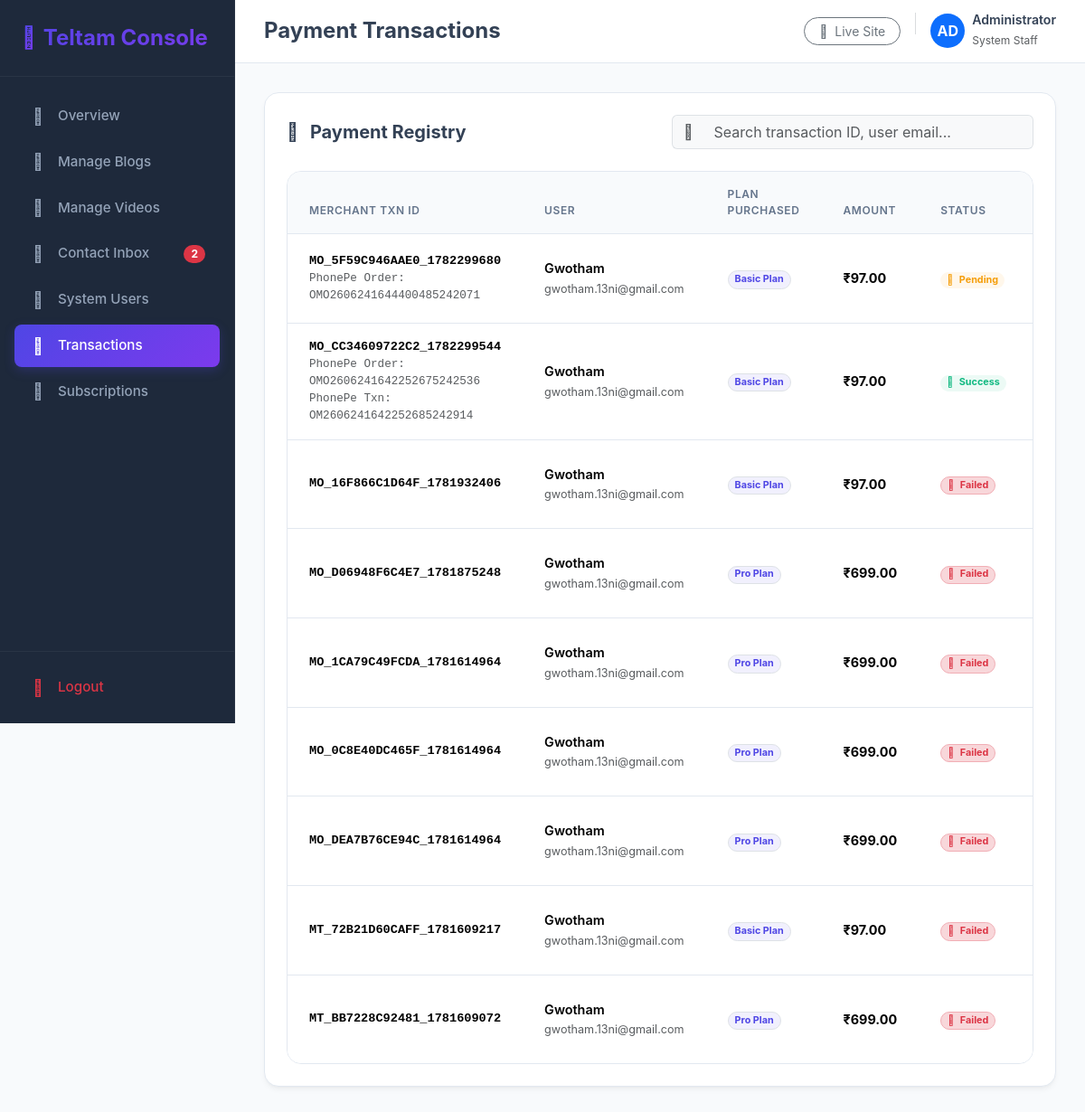
/dashboard/payments/ (signed in), run on the app's committed database.
### app/models.py (models this page shows, shortened)
class PaymentTransaction(models.Model):
    STATUS_CHOICES = [
        ('pending', 'Pending'),
        ('success', 'Success'),
        ('failed', 'Failed'),
        ('cancelled', 'Cancelled'),
    ]
    user = models.ForeignKey(User, on_delete=models.SET_NULL, null=True, blank=True)
    plan = models.ForeignKey(PricingPlan, on_delete=models.SET_NULL, null=True, blank=True)
    amount = models.DecimalField(max_digits=10, decimal_places=2)
    merchant_order_id = models.CharField(max_length=100, unique=True)
    phonepe_order_id = models.CharField(max_length=100, blank=True, null=True)
    phonepe_transaction_id = models.CharField(max_length=100, blank=True, null=True)
    status = models.CharField(max_length=20, choices=STATUS_CHOICES, default='pending')
    request_payload = models.TextField(blank=True, null=True)
    response_payload = models.TextField(blank=True, null=True)
    callback_payload = models.TextField(blank=True, null=True)
    created_at = models.DateTimeField(auto_now_add=True)
    updated_at = models.DateTimeField(auto_now=True)

class PricingPlan(models.Model):
    name = models.CharField(max_length=100)
    slug = models.SlugField(max_length=100, unique=True)
    price = models.DecimalField(max_digits=10, decimal_places=2)
    billing_cycle = models.CharField(max_length=20, default='monthly') # monthly / yearly
    plan_order = models.PositiveIntegerField(default=1, help_text="Priority level (e.g. 1=Basic, 2=Pro, 3=Business)")
    features = models.TextField(help_text="Newline separated features list")
    is_active = models.BooleanField(default=True)
    created_at = models.DateTimeField(auto_now_add=True)
    updated_at = models.DateTimeField(auto_now=True)

### app/views.py (the view, shortened to what this page needs)
# urls.py: path('dashboard/payments/', views.dashboard_payment_list, name='dashboard_payment_list'),
@staff_member_required(login_url='dashboard_login')
def dashboard_payment_list(request):
    txns = PaymentTransaction.objects.select_related('user', 'plan').order_by('-created_at')
    q = request.GET.get('q', '').strip()
    paginator = Paginator(txns, 10)
    page_number = request.GET.get('page')
    page_obj = paginator.get_page(page_number)
    context = {
        'page_obj': page_obj,
        'search_query': q,
    }
    return render(request, 'dashboard/payment_list.html', context)

### app/context_processors.py (called while the page is built)
def dashboard_context(request):
    if request.user.is_authenticated and request.user.is_staff:
        return {
            'global_unread_messages_count': Contact.objects.filter(is_read=False).count()
        }
    return {}

### templates/dashboard/payment_list.html (shortened to what this page needs)
{% extends 'dashboard/base.html' %}
{% block header_title %}Payment Transactions{% endblock %}
{% block nav_payments %}active{% endblock %}
{% block content %}
<div class="dashboard-card p-4">
    <div class="d-flex flex-column flex-md-row justify-content-between align-items-md-center gap-3 mb-4">
        <h5 class="fw-bold mb-0 text-slate-800"><i class="fas fa-credit-card text-indigo-600 me-2"></i> Payment Registry</h5>
        <form method="GET" action="{% url 'dashboard_payment_list' %}" class="flex-grow-1" style="max-width: 400px;">
            <div class="input-group">
                <span class="input-group-text bg-light border-end-0 text-muted"><i class="fas fa-search"></i></span>
                <input type="text" name="q" value="{{ search_query }}" class="form-control border-start-0 bg-light shadow-none" placeholder="Search transaction ID, user email..." style="outline: none;">
            </div>
        </form>
    </div>
    <div class="table-responsive">
        <table class="table align-middle">
            <thead>
                <tr>
                    <th>Merchant Txn ID</th>
                    <th>User</th>
                    <th>Plan Purchased</th>
                    <th>Amount</th>
                    <th>Status</th>
                    <th>Initiated Date</th>
                </tr>
            </thead>
            <tbody>
                {% for txn in page_obj %}
                <tr>
                    <td>
                        <span class="fw-semibold text-slate-800 d-block font-monospace" style="font-size: 0.85rem;">{{ txn.merchant_order_id }}</span>
                        {% if txn.phonepe_order_id %}
                            <small class="text-muted font-monospace d-block">PhonePe Order: {{ txn.phonepe_order_id }}</small>
                        {% endif %}
                        {% if txn.phonepe_transaction_id %}
                            <small class="text-muted font-monospace d-block">PhonePe Txn: {{ txn.phonepe_transaction_id }}</small>
                        {% endif %}
                    </td>
                    <td>
                        <span class="fw-semibold text-slate-800 d-block">{% if txn.user.first_name %}{{ txn.user.first_name }}{% else %}{{ txn.user.username }}{% endif %}</span>
                        <small class="text-muted">{{ txn.user.email }}</small>
                    </td>
                    <td>
                        {% if txn.plan %}
                            <span class="badge bg-indigo-light text-indigo border border-indigo-light rounded-pill px-2.5">{{ txn.plan.name }}</span>
                        {% else %}
                            <span class="text-muted small">No Plan Selected</span>
                        {% endif %}
                    </td>
                    <td><span class="fw-bold text-slate-800">₹{{ txn.amount|floatformat:2 }}</span></td>
                    <td>
                        {% if txn.status == 'success' %}
                            <span class="badge bg-emerald-light text-emerald rounded-pill px-2.5"><i class="fas fa-circle-check me-1"></i> Success</span>
                        {% elif txn.status == 'pending' %}
                            <span class="badge bg-amber-light text-amber rounded-pill px-2.5"><i class="fas fa-circle-notch fa-spin me-1"></i> Pending</span>
                        {% elif txn.status == 'failed' %}
                            <span class="badge bg-danger-subtle text-danger border border-danger-subtle rounded-pill px-2.5"><i class="fas fa-circle-xmark me-1"></i> Failed</span>
                        {% else %}
                            <span class="badge bg-light text-muted border rounded-pill px-2.5"><i class="fas fa-ban me-1"></i> Cancelled</span>
                        {% endif %}
                    </td>
                    <td><small class="text-muted">{{ txn.created_at|date:"M d, Y, g:i A" }}</small></td>
                </tr>
                {% endfor %}
            </tbody>
        </table>
    </div>
</div>
{% endblock %}

### templates/dashboard/base.html (shortened to what this page needs)
{% load static %}
<!DOCTYPE html>
<html lang="en">
<head>
    <link href="https://cdn.jsdelivr.net/npm/bootstrap@5.3.2/dist/css/bootstrap.min.css" rel="stylesheet">
    <link href="https://cdnjs.cloudflare.com/ajax/libs/font-awesome/6.4.2/css/all.min.css" rel="stylesheet">
</head>
<body>
    <div class="sidebar" id="sidebar">
        <div>
            <div class="sidebar-brand d-flex align-items-center gap-2">
                <i class="fas fa-brain fs-4 text-primary" style="background: var(--brand-gradient); -webkit-background-clip: text; -webkit-text-fill-color: transparent;"></i>
                <span class="fw-bold fs-4 text-white">Teltam Console</span>
            </div>
            <ul class="sidebar-menu">
                <li class="sidebar-item {% block nav_home %}{% endblock %}">
                    <a href="{% url 'dashboard_home' %}" class="sidebar-link">
                        <i class="fas fa-chart-line"></i>
                        <span>Overview</span>
                    </a>
                </li>
                <li class="sidebar-item {% block nav_blogs %}{% endblock %}">
                    <a href="{% url 'dashboard_blog_list' %}" class="sidebar-link">
                        <i class="fas fa-blog"></i>
                        <span>Manage Blogs</span>
                    </a>
                </li>
                <li class="sidebar-item {% block nav_videos %}{% endblock %}">
                    <a href="{% url 'dashboard_video_list' %}" class="sidebar-link">
                        <i class="fab fa-youtube"></i>
                        <span>Manage Videos</span>
                    </a>
                </li>
                <li class="sidebar-item {% block nav_contacts %}{% endblock %}">
                    <a href="{% url 'dashboard_contact_list' %}" class="sidebar-link d-flex align-items-center justify-content-between">
                        <div class="d-flex align-items-center">
                            <i class="fas fa-envelope-open-text"></i>
                            <span>Contact Inbox</span>
                        </div>
                        {% if global_unread_messages_count > 0 %}
                            <span class="badge bg-danger rounded-pill px-2 py-1" style="font-size: 0.75rem;">{{ global_unread_messages_count }}</span>
                        {% endif %}
                    </a>
                </li>
                <li class="sidebar-item {% block nav_users %}{% endblock %}">
                    <a href="{% url 'dashboard_user_list' %}" class="sidebar-link">
                        <i class="fas fa-users-cog"></i>
                        <span>System Users</span>
                    </a>
                </li>
                <li class="sidebar-item {% block nav_payments %}{% endblock %}">
                    <a href="{% url 'dashboard_payment_list' %}" class="sidebar-link">
                        <i class="fas fa-credit-card"></i>
                        <span>Transactions</span>
                    </a>
                </li>
                <li class="sidebar-item {% block nav_subscriptions %}{% endblock %}">
                    <a href="{% url 'dashboard_subscription_list' %}" class="sidebar-link">
                        <i class="fas fa-id-badge"></i>
                        <span>Subscriptions</span>
                    </a>
                </li>
            </ul>
        </div>
        <div class="sidebar-footer">
            <a href="{% url 'dashboard_logout' %}" class="sidebar-link text-danger">
                <i class="fas fa-sign-out-alt"></i>
                <span>Logout</span>
            </a>
        </div>
    </div>
    <div class="content-wrapper">
        <header class="topbar">
            <div class="d-flex align-items-center gap-3">
                <h4 class="mb-0 fw-bold text-slate-800">{% block header_title %}Overview{% endblock %}</h4>
            </div>
            <div class="d-flex align-items-center gap-3">
                <a href="{% url 'home' %}" target="_blank" class="btn btn-sm btn-outline-secondary rounded-pill px-3">
                    <i class="fas fa-external-link-alt me-1"></i> Live Site
                </a>
                <div class="d-flex align-items-center gap-2">
                    <div class="rounded-circle bg-primary text-white d-flex align-items-center justify-content-center fw-bold" style="width: 38px; height: 38px;">
                        {{ request.user.first_name|slice:":2"|upper|default:"AD" }}
                    </div>
                    <div class="d-none d-md-block">
                        <h6 class="mb-0 fw-semibold" style="font-size: 0.88rem;">{{ request.user.first_name|default:request.user.username }}</h6>
                        <span class="text-muted" style="font-size: 0.75rem;">System Staff</span>
                    </div>
                </div>
            </div>
        </header>
        <main class="main-content">
            {% include 'sweetalert_messages.html' %}
            <div class="animate-fade-in">
                {% block content %}{% endblock %}
            </div>
        </main>
    </div>
</body>
</html>

### templates/dashboard/base.html (style rules this page uses)
:root { --sidebar-width: 260px; --brand-gradient: linear-gradient(135deg, #4f46e5 0%, #7c3aed 100%); --brand-primary: #4f46e5; --brand-secondary: #7c3aed; --dark-bg: #0f172a; --dark-sidebar-bg: #1e293b; --light-bg: #f8fafc; --border-color: #e2e8f0; --text-main: #334155; --text-muted: #64748b; }
*, body, button, input, select, textarea { font-family: 'Zoho Puvi', -apple-system, BlinkMacSystemFont, "Segoe UI", Roboto, sans-serif !important; }
body { font-family: 'Zoho Puvi', -apple-system, BlinkMacSystemFont, "Segoe UI", Roboto, sans-serif !important; background-color: var(--light-bg); color: var(--text-main); overflow-x: hidden; }
h1, h2, h3, h4, h5, h6, .display-font { font-family: 'Zoho Puvi', -apple-system, BlinkMacSystemFont, "Segoe UI", Roboto, sans-serif !important; }
.sidebar { width: var(--sidebar-width); height: 100vh; position: fixed; top: 0; left: 0; background-color: var(--dark-sidebar-bg); z-index: 100; transition: all 0.3s cubic-bezier(0.4, 0, 0.2, 1); border-right: 1px solid rgba(255, 255, 255, 0.05); display: flex; flex-direction: column; justify-content: space-between; }
.sidebar-brand { padding: 1.5rem; border-bottom: 1px solid rgba(255, 255, 255, 0.05); background: var(--brand-gradient); -webkit-background-clip: text; -webkit-text-fill-color: transparent; }
.sidebar-menu { list-style: none; padding: 1rem 0; margin: 0; flex-grow: 1; overflow-y: auto; }
.sidebar-item { margin: 0.25rem 1rem; }
.sidebar-link { display: flex; align-items: center; padding: 0.75rem 1rem; color: #94a3b8; text-decoration: none; border-radius: 8px; font-weight: 500; font-size: 0.95rem; transition: all 0.2s ease; }
.sidebar-link i { margin-right: 0.75rem; font-size: 1.1rem; width: 20px; text-align: center; transition: transform 0.2s ease; }
.sidebar-item.active .sidebar-link { color: #ffffff; background: var(--brand-gradient); box-shadow: 0 4px 12px rgba(79, 70, 229, 0.25); }
.sidebar-footer { padding: 1rem; border-top: 1px solid rgba(255, 255, 255, 0.05); }
.content-wrapper { margin-left: var(--sidebar-width); min-height: 100vh; transition: all 0.3s cubic-bezier(0.4, 0, 0.2, 1); display: flex; flex-direction: column; }
.topbar { height: 70px; background-color: #ffffff; border-bottom: 1px solid var(--border-color); display: flex; align-items: center; justify-content: space-between; padding: 0 2rem; position: sticky; top: 0; z-index: 90; }
.main-content { padding: 2rem; flex-grow: 1; }
.dashboard-card { background: #ffffff; border: 1px solid var(--border-color); border-radius: 16px; box-shadow: 0 4px 6px -1px rgba(0, 0, 0, 0.05), 0 2px 4px -2px rgba(0, 0, 0, 0.05); transition: all 0.3s cubic-bezier(0.4, 0, 0.2, 1); overflow: hidden; }
.bg-indigo-light { background-color: rgba(79, 70, 229, 0.08); color: #4f46e5; }
.bg-emerald-light { background-color: rgba(16, 185, 129, 0.08); color: #10b981; }
.bg-amber-light { background-color: rgba(245, 158, 11, 0.08); color: #f59e0b; }
.table-responsive { background: #ffffff; border: 1px solid var(--border-color); border-radius: 16px; overflow: hidden; }
.table { margin-bottom: 0; }
.table th { background-color: #f8fafc; color: var(--text-muted); font-weight: 600; text-transform: uppercase; font-size: 0.75rem; letter-spacing: 0.05em; padding: 1rem 1.5rem; border-bottom: 1px solid var(--border-color); }
.table td { padding: 1rem 1.5rem; vertical-align: middle; font-size: 0.9rem; border-bottom: 1px solid var(--border-color); }
.table tr:last-child td { border-bottom: none; }
.animate-fade-in { animation: fadeIn 0.4s ease-out forwards; }

### templates/sweetalert_messages.html (style rules this page uses)
:root { --toast-success-gradient: linear-gradient(135deg, #34d399 0%, #10b981 100%); --toast-error-gradient: linear-gradient(135deg, #f87171 0%, #ef4444 100%); --toast-warning-gradient: linear-gradient(135deg, #fbbf24 0%, #f59e0b 100%); --toast-info-gradient: linear-gradient(135deg, #60a5fa 0%, #3b82f6 100%); --toast-accent-color: #4f46e5; }

### data on the page
PaymentTransaction: merchant_order_id "MO_5F59C946AAE0_1782299680", phonepe_order_id "OMO2606241644400485242071", user.first_name "Gwotham", user.email "gwotham.13ni@gmail.com", plan.name "Basic Plan", amount "97.00", status "pending" (drawn)
PaymentTransaction: merchant_order_id "MO_CC34609722C2_1782299544", phonepe_order_id "OMO2606241642252675242536", phonepe_transaction_id "OM2606241642252685242914", user.first_name "Gwotham", user.email "gwotham.13ni@gmail.com", plan.name "Basic Plan", amount "97.00", status "success" (drawn)
PaymentTransaction: merchant_order_id "MO_16F866C1D64F_1781932406", user.first_name "Gwotham", user.email "gwotham.13ni@gmail.com", plan.name "Basic Plan", amount "97.00", status "failed" (drawn)
PaymentTransaction: merchant_order_id "MO_D06948F6C4E7_1781875248", user.first_name "Gwotham", user.email "gwotham.13ni@gmail.com", plan.name "Pro Plan", amount "699.00", status "failed" (drawn)
PaymentTransaction: merchant_order_id "MO_1CA79C49FCDA_1781614964", user.first_name "Gwotham", user.email "gwotham.13ni@gmail.com", plan.name "Pro Plan", amount "699.00", status "failed" (drawn)
PaymentTransaction: merchant_order_id "MO_0C8E40DC465F_1781614964", user.first_name "Gwotham", user.email "gwotham.13ni@gmail.com", plan.name "Pro Plan", amount "699.00", status "failed" (drawn)
PaymentTransaction: merchant_order_id "MO_DEA7B76CE94C_1781614964", user.first_name "Gwotham", user.email "gwotham.13ni@gmail.com", plan.name "Pro Plan", amount "699.00", status "failed" (drawn)
PaymentTransaction: merchant_order_id "MT_72B21D60CAFF_1781609217", user.first_name "Gwotham", user.email "gwotham.13ni@gmail.com", plan.name "Basic Plan", amount "97.00", status "failed" (drawn)
PaymentTransaction: merchant_order_id "MT_BB7228C92481_1781609072", user.first_name "Gwotham", user.email "gwotham.13ni@gmail.com", plan.name "Pro Plan", amount "699.00", status "failed" (drawn)

### other printed values
{{ global_unread_messages_count }} "2"
{{ request.user.first_name|slice:":2"|upper|default:"AD" }} "AD"
{{ request.user.first_name|default:request.user.username }} "Administrator"
